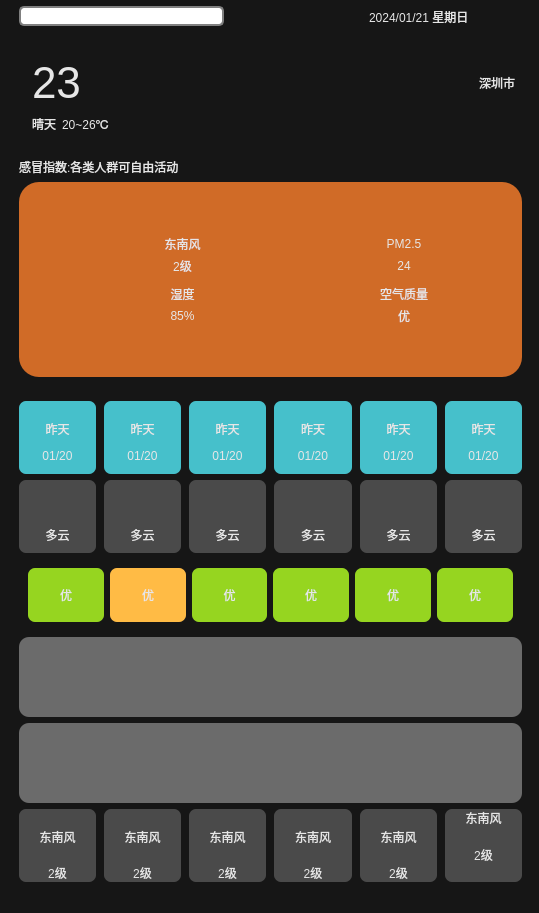
<?xml version="1.0" encoding="UTF-8"?>
<ui version="4.0">
 <class>Widget</class>
 <widget class="QWidget" name="Widget">
  <property name="geometry">
   <rect>
    <x>0</x>
    <y>0</y>
    <width>539</width>
    <height>913</height>
   </rect>
  </property>
  <property name="windowTitle">
   <string>Widget</string>
  </property>
  <property name="styleSheet">
   <string notr="true">background-color: rgb(22, 22, 22);</string>
  </property>
  <widget class="QWidget" name="">
   <property name="geometry">
    <rect>
     <x>10</x>
     <y>-10</y>
     <width>521</width>
     <height>901</height>
    </rect>
   </property>
   <layout class="QVBoxLayout" name="verticalLayout_4" stretch="1,2,3,12">
    <item>
     <widget class="QWidget" name="widget01" native="true">
      <layout class="QHBoxLayout" name="horizontalLayout_6" stretch="4,1,0,3">
       <property name="spacing">
        <number>35</number>
       </property>
       <item>
        <widget class="QLineEdit" name="lineEditCity">
         <property name="styleSheet">
          <string notr="true"> QLineEdit {
     border: 2px solid gray;
     border-radius: 5px;
     padding: 0 8px;
     background: white;
     selection-background-color: darkgray;
 }</string>
         </property>
        </widget>
       </item>
       <item>
        <widget class="QLabel" name="labelSearch">
         <property name="minimumSize">
          <size>
           <width>35</width>
           <height>35</height>
          </size>
         </property>
         <property name="maximumSize">
          <size>
           <width>35</width>
           <height>35</height>
          </size>
         </property>
         <property name="text">
          <string/>
         </property>
         <property name="pixmap">
          <pixmap resource="res.qrc">:/res/search.png</pixmap>
         </property>
         <property name="scaledContents">
          <bool>true</bool>
         </property>
        </widget>
       </item>
       <item>
        <spacer name="horizontalSpacer_2">
         <property name="orientation">
          <enum>Qt::Horizontal</enum>
         </property>
         <property name="sizeHint" stdset="0">
          <size>
           <width>40</width>
           <height>20</height>
          </size>
         </property>
        </spacer>
       </item>
       <item>
        <widget class="QLabel" name="labelCurrentDate">
         <property name="styleSheet">
          <string notr="true">color: rgb(230, 230, 230);</string>
         </property>
         <property name="text">
          <string>2024/01/21 星期日</string>
         </property>
        </widget>
       </item>
      </layout>
     </widget>
    </item>
    <item>
     <widget class="QWidget" name="widget02" native="true">
      <property name="styleSheet">
       <string notr="true">color: rgb(230, 230, 230);</string>
      </property>
      <layout class="QHBoxLayout" name="horizontalLayout_2">
       <item>
        <widget class="QLabel" name="labelWeatherIcon">
         <property name="text">
          <string/>
         </property>
         <property name="pixmap">
          <pixmap resource="res.qrc">:/res/type/Qing.png</pixmap>
         </property>
         <property name="scaledContents">
          <bool>true</bool>
         </property>
        </widget>
       </item>
       <item>
        <layout class="QGridLayout" name="gridLayout_2">
         <item row="0" column="3">
          <widget class="QLabel" name="labelCity">
           <property name="text">
            <string>深圳市  </string>
           </property>
          </widget>
         </item>
         <item row="1" column="0">
          <widget class="QLabel" name="labelweatherType">
           <property name="text">
            <string>晴天</string>
           </property>
          </widget>
         </item>
         <item row="0" column="0" colspan="2">
          <widget class="QLabel" name="labelTmp">
           <property name="font">
            <font>
             <pointsize>33</pointsize>
            </font>
           </property>
           <property name="text">
            <string>23</string>
           </property>
          </widget>
         </item>
         <item row="1" column="1">
          <widget class="QLabel" name="labelTempRange">
           <property name="text">
            <string>20~26℃</string>
           </property>
          </widget>
         </item>
         <item row="1" column="2">
          <spacer name="horizontalSpacer">
           <property name="orientation">
            <enum>Qt::Horizontal</enum>
           </property>
           <property name="sizeHint" stdset="0">
            <size>
             <width>40</width>
             <height>20</height>
            </size>
           </property>
          </spacer>
         </item>
        </layout>
       </item>
      </layout>
     </widget>
    </item>
    <item>
     <widget class="QWidget" name="widget03" native="true">
      <property name="styleSheet">
       <string notr="true">color:rgb(230,230,230);</string>
      </property>
      <layout class="QVBoxLayout" name="verticalLayout" stretch="2,3">
       <item>
        <widget class="QLabel" name="labelGaomao">
         <property name="text">
          <string>感冒指数:各类人群可自由活动</string>
         </property>
         <property name="textFormat">
          <enum>Qt::PlainText</enum>
         </property>
        </widget>
       </item>
       <item>
        <widget class="QWidget" name="widget0301" native="true">
         <property name="styleSheet">
          <string notr="true">background-color: rgb(208, 107, 39);
border-radius: 20px;</string>
         </property>
         <layout class="QGridLayout" name="gridLayout">
          <property name="leftMargin">
           <number>50</number>
          </property>
          <property name="topMargin">
           <number>50</number>
          </property>
          <property name="rightMargin">
           <number>50</number>
          </property>
          <property name="bottomMargin">
           <number>50</number>
          </property>
          <property name="horizontalSpacing">
           <number>40</number>
          </property>
          <property name="verticalSpacing">
           <number>5</number>
          </property>
          <item row="0" column="0">
           <layout class="QHBoxLayout" name="horizontalLayout">
            <property name="spacing">
             <number>0</number>
            </property>
            <item>
             <widget class="QLabel" name="labelFX">
              <property name="minimumSize">
               <size>
                <width>45</width>
                <height>45</height>
               </size>
              </property>
              <property name="maximumSize">
               <size>
                <width>35</width>
                <height>35</height>
               </size>
              </property>
              <property name="text">
               <string/>
              </property>
              <property name="pixmap">
               <pixmap resource="res.qrc">:/res/wind.png</pixmap>
              </property>
              <property name="scaledContents">
               <bool>true</bool>
              </property>
             </widget>
            </item>
            <item>
             <layout class="QVBoxLayout" name="verticalLayout_2">
              <property name="spacing">
               <number>0</number>
              </property>
              <item>
               <widget class="QLabel" name="labelFXType">
                <property name="text">
                 <string>东南风</string>
                </property>
                <property name="alignment">
                 <set>Qt::AlignCenter</set>
                </property>
               </widget>
              </item>
              <item>
               <widget class="QLabel" name="labelFXType_2">
                <property name="text">
                 <string>2级</string>
                </property>
                <property name="alignment">
                 <set>Qt::AlignCenter</set>
                </property>
               </widget>
              </item>
             </layout>
            </item>
           </layout>
          </item>
          <item row="0" column="1">
           <layout class="QHBoxLayout" name="horizontalLayout_3">
            <item>
             <widget class="QLabel" name="labelFX_3">
              <property name="minimumSize">
               <size>
                <width>45</width>
                <height>45</height>
               </size>
              </property>
              <property name="maximumSize">
               <size>
                <width>35</width>
                <height>35</height>
               </size>
              </property>
              <property name="text">
               <string/>
              </property>
              <property name="pixmap">
               <pixmap resource="res.qrc">:/res/pm25.png</pixmap>
              </property>
              <property name="scaledContents">
               <bool>true</bool>
              </property>
             </widget>
            </item>
            <item>
             <layout class="QVBoxLayout" name="verticalLayout_5">
              <item>
               <widget class="QLabel" name="labelPM25">
                <property name="text">
                 <string>PM2.5</string>
                </property>
                <property name="alignment">
                 <set>Qt::AlignCenter</set>
                </property>
               </widget>
              </item>
              <item>
               <widget class="QLabel" name="labelPM25Data">
                <property name="text">
                 <string>24</string>
                </property>
                <property name="alignment">
                 <set>Qt::AlignCenter</set>
                </property>
               </widget>
              </item>
             </layout>
            </item>
           </layout>
          </item>
          <item row="1" column="0">
           <layout class="QHBoxLayout" name="horizontalLayout_5">
            <item>
             <widget class="QLabel" name="labelFX_5">
              <property name="minimumSize">
               <size>
                <width>45</width>
                <height>45</height>
               </size>
              </property>
              <property name="maximumSize">
               <size>
                <width>35</width>
                <height>35</height>
               </size>
              </property>
              <property name="text">
               <string/>
              </property>
              <property name="pixmap">
               <pixmap resource="res.qrc">:/res/humidity.png</pixmap>
              </property>
              <property name="scaledContents">
               <bool>true</bool>
              </property>
             </widget>
            </item>
            <item>
             <layout class="QVBoxLayout" name="verticalLayout_8">
              <item>
               <widget class="QLabel" name="labelShidu">
                <property name="text">
                 <string>湿度</string>
                </property>
                <property name="alignment">
                 <set>Qt::AlignCenter</set>
                </property>
               </widget>
              </item>
              <item>
               <widget class="QLabel" name="labelShiduData">
                <property name="text">
                 <string>85%</string>
                </property>
                <property name="alignment">
                 <set>Qt::AlignCenter</set>
                </property>
               </widget>
              </item>
             </layout>
            </item>
           </layout>
          </item>
          <item row="1" column="1">
           <layout class="QHBoxLayout" name="horizontalLayout_4">
            <item>
             <widget class="QLabel" name="labelFX_4">
              <property name="minimumSize">
               <size>
                <width>45</width>
                <height>45</height>
               </size>
              </property>
              <property name="maximumSize">
               <size>
                <width>35</width>
                <height>35</height>
               </size>
              </property>
              <property name="text">
               <string/>
              </property>
              <property name="pixmap">
               <pixmap resource="res.qrc">:/res/airQi.png</pixmap>
              </property>
              <property name="scaledContents">
               <bool>true</bool>
              </property>
             </widget>
            </item>
            <item>
             <layout class="QVBoxLayout" name="verticalLayout_6">
              <item>
               <widget class="QLabel" name="labelair">
                <property name="text">
                 <string>空气质量</string>
                </property>
                <property name="alignment">
                 <set>Qt::AlignCenter</set>
                </property>
               </widget>
              </item>
              <item>
               <widget class="QLabel" name="labelairData">
                <property name="text">
                 <string>优</string>
                </property>
                <property name="alignment">
                 <set>Qt::AlignCenter</set>
                </property>
               </widget>
              </item>
             </layout>
            </item>
           </layout>
          </item>
         </layout>
        </widget>
       </item>
      </layout>
     </widget>
    </item>
    <item>
     <widget class="QWidget" name="widget04" native="true">
      <layout class="QVBoxLayout" name="verticalLayout_3">
       <item>
        <widget class="QWidget" name="widget0401" native="true">
         <layout class="QGridLayout" name="gridLayout_3">
          <property name="leftMargin">
           <number>0</number>
          </property>
          <property name="topMargin">
           <number>0</number>
          </property>
          <property name="rightMargin">
           <number>0</number>
          </property>
          <property name="bottomMargin">
           <number>0</number>
          </property>
          <property name="horizontalSpacing">
           <number>8</number>
          </property>
          <property name="verticalSpacing">
           <number>0</number>
          </property>
          <item row="0" column="0">
           <widget class="QLabel" name="labelday0">
            <property name="styleSheet">
             <string notr="true">color: rgb(230, 230, 230);
border-radius: 7px;
background-color: rgb(70, 192, 203);
border-bottom-right-radius:0px;
border-bottom-left-radius:0px;</string>
            </property>
            <property name="text">
             <string>昨天</string>
            </property>
            <property name="alignment">
             <set>Qt::AlignBottom|Qt::AlignHCenter</set>
            </property>
           </widget>
          </item>
          <item row="0" column="1">
           <widget class="QLabel" name="labelday1">
            <property name="styleSheet">
             <string notr="true">color: rgb(230, 230, 230);
border-radius: 7px;
background-color: rgb(70, 192, 203);
border-bottom-right-radius:0px;
border-bottom-left-radius:0px;</string>
            </property>
            <property name="text">
             <string>昨天</string>
            </property>
            <property name="alignment">
             <set>Qt::AlignBottom|Qt::AlignHCenter</set>
            </property>
           </widget>
          </item>
          <item row="0" column="2">
           <widget class="QLabel" name="labelday2">
            <property name="styleSheet">
             <string notr="true">color: rgb(230, 230, 230);
border-radius: 7px;
background-color: rgb(70, 192, 203);
border-bottom-right-radius:0px;
border-bottom-left-radius:0px;</string>
            </property>
            <property name="text">
             <string>昨天</string>
            </property>
            <property name="alignment">
             <set>Qt::AlignBottom|Qt::AlignHCenter</set>
            </property>
           </widget>
          </item>
          <item row="0" column="3">
           <widget class="QLabel" name="labelday3">
            <property name="styleSheet">
             <string notr="true">color: rgb(230, 230, 230);
border-radius: 7px;
background-color: rgb(70, 192, 203);
border-bottom-right-radius:0px;
border-bottom-left-radius:0px;</string>
            </property>
            <property name="text">
             <string>昨天</string>
            </property>
            <property name="alignment">
             <set>Qt::AlignBottom|Qt::AlignHCenter</set>
            </property>
           </widget>
          </item>
          <item row="0" column="4">
           <widget class="QLabel" name="labelday4">
            <property name="styleSheet">
             <string notr="true">color: rgb(230, 230, 230);
border-radius: 7px;
background-color: rgb(70, 192, 203);
border-bottom-right-radius:0px;
border-bottom-left-radius:0px;</string>
            </property>
            <property name="text">
             <string>昨天</string>
            </property>
            <property name="alignment">
             <set>Qt::AlignBottom|Qt::AlignHCenter</set>
            </property>
           </widget>
          </item>
          <item row="0" column="5">
           <widget class="QLabel" name="labelday5">
            <property name="styleSheet">
             <string notr="true">color: rgb(230, 230, 230);
border-radius: 7px;
background-color: rgb(70, 192, 203);
border-bottom-right-radius:0px;
border-bottom-left-radius:0px;</string>
            </property>
            <property name="text">
             <string>昨天</string>
            </property>
            <property name="alignment">
             <set>Qt::AlignBottom|Qt::AlignHCenter</set>
            </property>
           </widget>
          </item>
          <item row="1" column="0">
           <widget class="QLabel" name="labelDate0">
            <property name="styleSheet">
             <string notr="true">color: rgb(230, 230, 230);
border-radius: 7px;
background-color: rgb(70, 192, 203);
border-top-right-radius:0px;
border-top-left-radius:0px;</string>
            </property>
            <property name="text">
             <string>01/20</string>
            </property>
            <property name="alignment">
             <set>Qt::AlignCenter</set>
            </property>
           </widget>
          </item>
          <item row="1" column="1">
           <widget class="QLabel" name="labelDate1">
            <property name="styleSheet">
             <string notr="true">color: rgb(230, 230, 230);
border-radius: 7px;
background-color: rgb(70, 192, 203);
border-top-right-radius:0px;
border-top-left-radius:0px;</string>
            </property>
            <property name="text">
             <string>01/20</string>
            </property>
            <property name="alignment">
             <set>Qt::AlignCenter</set>
            </property>
           </widget>
          </item>
          <item row="1" column="2">
           <widget class="QLabel" name="labelDate2">
            <property name="styleSheet">
             <string notr="true">color: rgb(230, 230, 230);
border-radius: 7px;
background-color: rgb(70, 192, 203);
border-top-right-radius:0px;
border-top-left-radius:0px;</string>
            </property>
            <property name="text">
             <string>01/20</string>
            </property>
            <property name="alignment">
             <set>Qt::AlignCenter</set>
            </property>
           </widget>
          </item>
          <item row="1" column="3">
           <widget class="QLabel" name="labelDate3">
            <property name="styleSheet">
             <string notr="true">color: rgb(230, 230, 230);
border-radius: 7px;
background-color: rgb(70, 192, 203);
border-top-right-radius:0px;
border-top-left-radius:0px;</string>
            </property>
            <property name="text">
             <string>01/20</string>
            </property>
            <property name="alignment">
             <set>Qt::AlignCenter</set>
            </property>
           </widget>
          </item>
          <item row="1" column="4">
           <widget class="QLabel" name="labelDate4">
            <property name="styleSheet">
             <string notr="true">color: rgb(230, 230, 230);
border-radius: 7px;
background-color: rgb(70, 192, 203);
border-top-right-radius:0px;
border-top-left-radius:0px;</string>
            </property>
            <property name="text">
             <string>01/20</string>
            </property>
            <property name="alignment">
             <set>Qt::AlignCenter</set>
            </property>
           </widget>
          </item>
          <item row="1" column="5">
           <widget class="QLabel" name="labelDate4_2">
            <property name="styleSheet">
             <string notr="true">color: rgb(230, 230, 230);
border-radius: 7px;
background-color: rgb(70, 192, 203);
border-top-right-radius:0px;
border-top-left-radius:0px;</string>
            </property>
            <property name="text">
             <string>01/20</string>
            </property>
            <property name="alignment">
             <set>Qt::AlignCenter</set>
            </property>
           </widget>
          </item>
         </layout>
        </widget>
       </item>
       <item>
        <widget class="QWidget" name="widget0402" native="true">
         <layout class="QGridLayout" name="gridLayout_4">
          <property name="leftMargin">
           <number>0</number>
          </property>
          <property name="topMargin">
           <number>0</number>
          </property>
          <property name="rightMargin">
           <number>0</number>
          </property>
          <property name="bottomMargin">
           <number>0</number>
          </property>
          <property name="horizontalSpacing">
           <number>8</number>
          </property>
          <property name="verticalSpacing">
           <number>0</number>
          </property>
          <item row="0" column="0">
           <widget class="QLabel" name="label">
            <property name="styleSheet">
             <string notr="true">color: rgb(230, 230, 230);
background-color: rgb(74, 74, 74);
border-radius: 7px;

border-bottom-right-radius:0px;
border-bottom-left-radius:0px;</string>
            </property>
            <property name="text">
             <string/>
            </property>
            <property name="pixmap">
             <pixmap resource="res.qrc">:/res/type/DuoYun.png</pixmap>
            </property>
            <property name="scaledContents">
             <bool>false</bool>
            </property>
            <property name="alignment">
             <set>Qt::AlignCenter</set>
            </property>
           </widget>
          </item>
          <item row="0" column="1">
           <widget class="QLabel" name="label_3">
            <property name="styleSheet">
             <string notr="true">color: rgb(230, 230, 230);
background-color: rgb(74, 74, 74);
border-radius: 7px;

border-bottom-right-radius:0px;
border-bottom-left-radius:0px;</string>
            </property>
            <property name="text">
             <string/>
            </property>
            <property name="pixmap">
             <pixmap resource="res.qrc">:/res/type/DuoYun.png</pixmap>
            </property>
            <property name="scaledContents">
             <bool>false</bool>
            </property>
            <property name="alignment">
             <set>Qt::AlignCenter</set>
            </property>
           </widget>
          </item>
          <item row="0" column="2">
           <widget class="QLabel" name="label_5">
            <property name="styleSheet">
             <string notr="true">color: rgb(230, 230, 230);
background-color: rgb(74, 74, 74);
border-radius: 7px;

border-bottom-right-radius:0px;
border-bottom-left-radius:0px;</string>
            </property>
            <property name="text">
             <string/>
            </property>
            <property name="pixmap">
             <pixmap resource="res.qrc">:/res/type/DuoYun.png</pixmap>
            </property>
            <property name="scaledContents">
             <bool>false</bool>
            </property>
            <property name="alignment">
             <set>Qt::AlignCenter</set>
            </property>
           </widget>
          </item>
          <item row="0" column="3">
           <widget class="QLabel" name="label_7">
            <property name="styleSheet">
             <string notr="true">color: rgb(230, 230, 230);
background-color: rgb(74, 74, 74);
border-radius: 7px;

border-bottom-right-radius:0px;
border-bottom-left-radius:0px;</string>
            </property>
            <property name="text">
             <string/>
            </property>
            <property name="pixmap">
             <pixmap resource="res.qrc">:/res/type/DuoYun.png</pixmap>
            </property>
            <property name="scaledContents">
             <bool>false</bool>
            </property>
            <property name="alignment">
             <set>Qt::AlignCenter</set>
            </property>
           </widget>
          </item>
          <item row="0" column="4">
           <widget class="QLabel" name="label_9">
            <property name="styleSheet">
             <string notr="true">color: rgb(230, 230, 230);
background-color: rgb(74, 74, 74);
border-radius: 7px;

border-bottom-right-radius:0px;
border-bottom-left-radius:0px;</string>
            </property>
            <property name="text">
             <string/>
            </property>
            <property name="pixmap">
             <pixmap resource="res.qrc">:/res/type/DuoYun.png</pixmap>
            </property>
            <property name="scaledContents">
             <bool>false</bool>
            </property>
            <property name="alignment">
             <set>Qt::AlignCenter</set>
            </property>
           </widget>
          </item>
          <item row="0" column="5">
           <widget class="QLabel" name="label_11">
            <property name="styleSheet">
             <string notr="true">color: rgb(230, 230, 230);
background-color: rgb(74, 74, 74);
border-radius: 7px;

border-bottom-right-radius:0px;
border-bottom-left-radius:0px;</string>
            </property>
            <property name="text">
             <string/>
            </property>
            <property name="pixmap">
             <pixmap resource="res.qrc">:/res/type/DuoYun.png</pixmap>
            </property>
            <property name="scaledContents">
             <bool>false</bool>
            </property>
            <property name="alignment">
             <set>Qt::AlignCenter</set>
            </property>
           </widget>
          </item>
          <item row="1" column="0">
           <widget class="QLabel" name="label_2">
            <property name="styleSheet">
             <string notr="true">color: rgb(230, 230, 230);
border-radius: 7px;
background-color: rgb(74, 74, 74);
border-top-right-radius:0px;
border-top-left-radius:0px;</string>
            </property>
            <property name="text">
             <string>多云</string>
            </property>
            <property name="alignment">
             <set>Qt::AlignCenter</set>
            </property>
           </widget>
          </item>
          <item row="1" column="1">
           <widget class="QLabel" name="label_4">
            <property name="styleSheet">
             <string notr="true">color: rgb(230, 230, 230);
border-radius: 7px;
background-color: rgb(74, 74, 74);
border-top-right-radius:0px;
border-top-left-radius:0px;</string>
            </property>
            <property name="text">
             <string>多云</string>
            </property>
            <property name="alignment">
             <set>Qt::AlignCenter</set>
            </property>
           </widget>
          </item>
          <item row="1" column="2">
           <widget class="QLabel" name="label_6">
            <property name="styleSheet">
             <string notr="true">color: rgb(230, 230, 230);
border-radius: 7px;
background-color: rgb(74, 74, 74);
border-top-right-radius:0px;
border-top-left-radius:0px;</string>
            </property>
            <property name="text">
             <string>多云</string>
            </property>
            <property name="alignment">
             <set>Qt::AlignCenter</set>
            </property>
           </widget>
          </item>
          <item row="1" column="3">
           <widget class="QLabel" name="label_8">
            <property name="styleSheet">
             <string notr="true">color: rgb(230, 230, 230);
border-radius: 7px;
background-color: rgb(74, 74, 74);
border-top-right-radius:0px;
border-top-left-radius:0px;</string>
            </property>
            <property name="text">
             <string>多云</string>
            </property>
            <property name="alignment">
             <set>Qt::AlignCenter</set>
            </property>
           </widget>
          </item>
          <item row="1" column="4">
           <widget class="QLabel" name="label_10">
            <property name="styleSheet">
             <string notr="true">color: rgb(230, 230, 230);
border-radius: 7px;
background-color: rgb(74, 74, 74);
border-top-right-radius:0px;
border-top-left-radius:0px;</string>
            </property>
            <property name="text">
             <string>多云</string>
            </property>
            <property name="alignment">
             <set>Qt::AlignCenter</set>
            </property>
           </widget>
          </item>
          <item row="1" column="5">
           <widget class="QLabel" name="label_12">
            <property name="styleSheet">
             <string notr="true">color: rgb(230, 230, 230);
border-radius: 7px;
background-color: rgb(74, 74, 74);
border-top-right-radius:0px;
border-top-left-radius:0px;</string>
            </property>
            <property name="text">
             <string>多云</string>
            </property>
            <property name="alignment">
             <set>Qt::AlignCenter</set>
            </property>
           </widget>
          </item>
         </layout>
        </widget>
       </item>
       <item>
        <widget class="QWidget" name="widget0403" native="true">
         <layout class="QHBoxLayout" name="horizontalLayout_7">
          <item>
           <widget class="QLabel" name="labelaiq0">
            <property name="styleSheet">
             <string notr="true">color: rgb(230, 230, 230);
background-color: rgb(150, 213, 32);
border-radius: 7px;</string>
            </property>
            <property name="text">
             <string>优</string>
            </property>
            <property name="alignment">
             <set>Qt::AlignCenter</set>
            </property>
           </widget>
          </item>
          <item>
           <widget class="QLabel" name="labelaiq1">
            <property name="styleSheet">
             <string notr="true">color: rgb(230, 230, 230);
background-color: rgb(255, 187, 69);
border-radius: 7px;</string>
            </property>
            <property name="text">
             <string>优</string>
            </property>
            <property name="alignment">
             <set>Qt::AlignCenter</set>
            </property>
           </widget>
          </item>
          <item>
           <widget class="QLabel" name="labelaiq2">
            <property name="styleSheet">
             <string notr="true">color: rgb(230, 230, 230);
background-color: rgb(150, 213, 32);
border-radius: 7px;</string>
            </property>
            <property name="text">
             <string>优</string>
            </property>
            <property name="alignment">
             <set>Qt::AlignCenter</set>
            </property>
           </widget>
          </item>
          <item>
           <widget class="QLabel" name="labelaiq3">
            <property name="styleSheet">
             <string notr="true">color: rgb(230, 230, 230);
background-color: rgb(150, 213, 32);
border-radius: 7px;</string>
            </property>
            <property name="text">
             <string>优</string>
            </property>
            <property name="alignment">
             <set>Qt::AlignCenter</set>
            </property>
           </widget>
          </item>
          <item>
           <widget class="QLabel" name="labelaiq4">
            <property name="styleSheet">
             <string notr="true">color: rgb(230, 230, 230);
background-color: rgb(150, 213, 32);
border-radius: 7px;</string>
            </property>
            <property name="text">
             <string>优</string>
            </property>
            <property name="alignment">
             <set>Qt::AlignCenter</set>
            </property>
           </widget>
          </item>
          <item>
           <widget class="QLabel" name="labelaiq5">
            <property name="styleSheet">
             <string notr="true">color: rgb(230, 230, 230);
background-color: rgb(150, 213, 32);
border-radius: 7px;</string>
            </property>
            <property name="text">
             <string>优</string>
            </property>
            <property name="alignment">
             <set>Qt::AlignCenter</set>
            </property>
           </widget>
          </item>
         </layout>
        </widget>
       </item>
       <item>
        <widget class="QWidget" name="widget0404" native="true">
         <property name="minimumSize">
          <size>
           <width>80</width>
           <height>80</height>
          </size>
         </property>
         <property name="styleSheet">
          <string notr="true">background-color: rgb(107, 107, 107);
border-radius: 10px;</string>
         </property>
        </widget>
       </item>
       <item>
        <widget class="QWidget" name="widget0405" native="true">
         <property name="minimumSize">
          <size>
           <width>80</width>
           <height>80</height>
          </size>
         </property>
         <property name="styleSheet">
          <string notr="true">background-color: rgb(107, 107, 107);
border-radius: 10px;</string>
         </property>
        </widget>
       </item>
       <item>
        <widget class="QWidget" name="widget0406" native="true">
         <layout class="QGridLayout" name="gridLayout_5">
          <property name="leftMargin">
           <number>0</number>
          </property>
          <property name="topMargin">
           <number>0</number>
          </property>
          <property name="rightMargin">
           <number>0</number>
          </property>
          <property name="bottomMargin">
           <number>0</number>
          </property>
          <property name="horizontalSpacing">
           <number>8</number>
          </property>
          <property name="verticalSpacing">
           <number>0</number>
          </property>
          <item row="0" column="1" rowspan="3">
           <widget class="QLabel" name="label_16">
            <property name="styleSheet">
             <string notr="true">color: rgb(230, 230, 230);
background-color: rgb(74, 74, 74);
border-radius: 7px;

border-bottom-right-radius:0px;
border-bottom-left-radius:0px;</string>
            </property>
            <property name="text">
             <string>东南风</string>
            </property>
            <property name="scaledContents">
             <bool>false</bool>
            </property>
            <property name="alignment">
             <set>Qt::AlignCenter</set>
            </property>
           </widget>
          </item>
          <item row="0" column="2" rowspan="3">
           <widget class="QLabel" name="label_18">
            <property name="styleSheet">
             <string notr="true">color: rgb(230, 230, 230);
background-color: rgb(74, 74, 74);
border-radius: 7px;

border-bottom-right-radius:0px;
border-bottom-left-radius:0px;</string>
            </property>
            <property name="text">
             <string>东南风</string>
            </property>
            <property name="scaledContents">
             <bool>false</bool>
            </property>
            <property name="alignment">
             <set>Qt::AlignCenter</set>
            </property>
           </widget>
          </item>
          <item row="0" column="3" rowspan="3">
           <widget class="QLabel" name="label_20">
            <property name="styleSheet">
             <string notr="true">color: rgb(230, 230, 230);
background-color: rgb(74, 74, 74);
border-radius: 7px;

border-bottom-right-radius:0px;
border-bottom-left-radius:0px;</string>
            </property>
            <property name="text">
             <string>东南风</string>
            </property>
            <property name="scaledContents">
             <bool>false</bool>
            </property>
            <property name="alignment">
             <set>Qt::AlignCenter</set>
            </property>
           </widget>
          </item>
          <item row="0" column="4" rowspan="3">
           <widget class="QLabel" name="label_22">
            <property name="styleSheet">
             <string notr="true">color: rgb(230, 230, 230);
background-color: rgb(74, 74, 74);
border-radius: 7px;

border-bottom-right-radius:0px;
border-bottom-left-radius:0px;</string>
            </property>
            <property name="text">
             <string>东南风</string>
            </property>
            <property name="scaledContents">
             <bool>false</bool>
            </property>
            <property name="alignment">
             <set>Qt::AlignCenter</set>
            </property>
           </widget>
          </item>
          <item row="0" column="5">
           <widget class="QLabel" name="label_24">
            <property name="styleSheet">
             <string notr="true">color: rgb(230, 230, 230);
background-color: rgb(74, 74, 74);
border-radius: 7px;

border-bottom-right-radius:0px;
border-bottom-left-radius:0px;</string>
            </property>
            <property name="text">
             <string>东南风</string>
            </property>
            <property name="scaledContents">
             <bool>false</bool>
            </property>
            <property name="alignment">
             <set>Qt::AlignCenter</set>
            </property>
           </widget>
          </item>
          <item row="1" column="5" rowspan="3">
           <widget class="QLabel" name="label_23">
            <property name="styleSheet">
             <string notr="true">color: rgb(230, 230, 230);
border-radius: 7px;
background-color: rgb(74, 74, 74);
border-top-right-radius:0px;
border-top-left-radius:0px;</string>
            </property>
            <property name="text">
             <string>2级</string>
            </property>
            <property name="alignment">
             <set>Qt::AlignCenter</set>
            </property>
           </widget>
          </item>
          <item row="3" column="1">
           <widget class="QLabel" name="label_15">
            <property name="styleSheet">
             <string notr="true">color: rgb(230, 230, 230);
border-radius: 7px;
background-color: rgb(74, 74, 74);
border-top-right-radius:0px;
border-top-left-radius:0px;</string>
            </property>
            <property name="text">
             <string>2级</string>
            </property>
            <property name="alignment">
             <set>Qt::AlignCenter</set>
            </property>
           </widget>
          </item>
          <item row="3" column="2">
           <widget class="QLabel" name="label_17">
            <property name="styleSheet">
             <string notr="true">color: rgb(230, 230, 230);
border-radius: 7px;
background-color: rgb(74, 74, 74);
border-top-right-radius:0px;
border-top-left-radius:0px;</string>
            </property>
            <property name="text">
             <string>2级</string>
            </property>
            <property name="alignment">
             <set>Qt::AlignCenter</set>
            </property>
           </widget>
          </item>
          <item row="3" column="3">
           <widget class="QLabel" name="label_19">
            <property name="styleSheet">
             <string notr="true">color: rgb(230, 230, 230);
border-radius: 7px;
background-color: rgb(74, 74, 74);
border-top-right-radius:0px;
border-top-left-radius:0px;</string>
            </property>
            <property name="text">
             <string>2级</string>
            </property>
            <property name="alignment">
             <set>Qt::AlignCenter</set>
            </property>
           </widget>
          </item>
          <item row="3" column="4">
           <widget class="QLabel" name="label_21">
            <property name="styleSheet">
             <string notr="true">color: rgb(230, 230, 230);
border-radius: 7px;
background-color: rgb(74, 74, 74);
border-top-right-radius:0px;
border-top-left-radius:0px;</string>
            </property>
            <property name="text">
             <string>2级</string>
            </property>
            <property name="alignment">
             <set>Qt::AlignCenter</set>
            </property>
           </widget>
          </item>
          <item row="3" column="0">
           <widget class="QLabel" name="label_14">
            <property name="styleSheet">
             <string notr="true">color: rgb(230, 230, 230);
border-radius: 7px;
background-color: rgb(74, 74, 74);
border-top-right-radius:0px;
border-top-left-radius:0px;</string>
            </property>
            <property name="text">
             <string>2级</string>
            </property>
            <property name="alignment">
             <set>Qt::AlignHCenter|Qt::AlignTop</set>
            </property>
           </widget>
          </item>
          <item row="0" column="0" rowspan="3">
           <widget class="QLabel" name="label_13">
            <property name="styleSheet">
             <string notr="true">color: rgb(230, 230, 230);
background-color: rgb(74, 74, 74);
border-radius: 7px;

border-bottom-right-radius:0px;
border-bottom-left-radius:0px;</string>
            </property>
            <property name="text">
             <string>东南风</string>
            </property>
            <property name="scaledContents">
             <bool>false</bool>
            </property>
            <property name="alignment">
             <set>Qt::AlignCenter</set>
            </property>
           </widget>
          </item>
         </layout>
        </widget>
       </item>
      </layout>
     </widget>
    </item>
   </layout>
  </widget>
 </widget>
 <resources>
  <include location="res.qrc"/>
 </resources>
 <connections/>
</ui>
